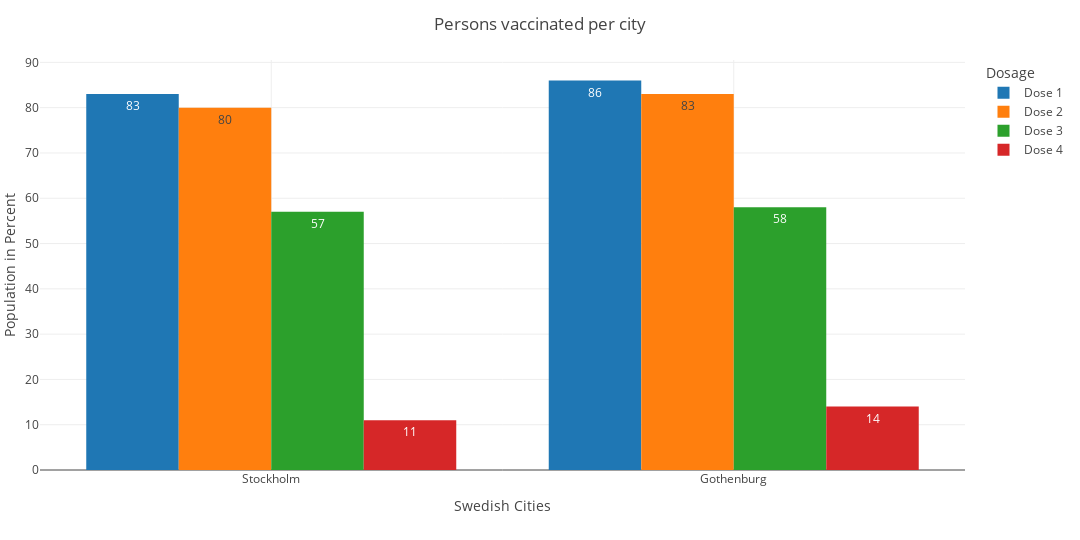

This figure's notebook cell:
### Markdown cell above
# 2f) 
Tag Västra Götalands län och Stockholms län och rita diagram över andelen vaccinerade med minst 1 dos,
två doser, tre doser och fyra doser

### Code cell
# Got help from Daniel with this one.

vaccin_vg_sthlm = df_vaccine[
    (df_vaccine["Län_namn"] == "Västra Götalands län")
    | (df_vaccine["Län_namn"] == "Stockholms län")
]
vaccin_city_group = vaccin_vg_sthlm.groupby("Län")
# Translating the cities that will be displayed in graph
vaccin_vg_sthlm.replace(
    {"Stockholms län": "Stockholm", "Västra Götalands län": "Gothenburg"},
    inplace=True,
)

dose_1 = (
    round(vaccin_city_group["Antal minst 1 dos"].sum() / vaccin_city_group["Befolkning"].sum()*100)
)
dose_2 = (
    round(vaccin_city_group["Antal minst 2 doser"].sum()
    / vaccin_city_group["Befolkning"].sum()*100)
)
dose_3 = (
    round(vaccin_city_group["Antal 3 doser"].sum() / vaccin_city_group["Befolkning"].sum()*100)
)
dose_4 = (
    round(vaccin_city_group["Antal 4 doser"].sum() / vaccin_city_group["Befolkning"].sum()*100)
)




fig = px.bar(
    x=vaccin_vg_sthlm.Län_namn.unique(),
    y=[dose_1, dose_2, dose_3, dose_4],
    labels={
        "value": "Population in Percent",
        "variable": "Dosage",
        "x": "Swedish Cities",
    },
    barmode="group",
    width=1080,  # Sets the size so that the graph is consistent for every user that runs the program
    height=540,
    title="Persons vaccinated per city",
    text_auto=True,
)
fig.update_layout(  # https://plotly.com/python/setting-graph-size/
    margin=dict(
        l=40, r=50, t=60, b=70
    ),  # Changes the margins to make the graph look the for everyone who runs the program

)

test = {
    "wide_variable_0": "Dose 1",
    "wide_variable_1": "Dose 2",
    "wide_variable_2": "Dose 3",
    "wide_variable_3": "Dose 4",
}
fig.for_each_trace(
    lambda t: t.update(
        name=test[t.name],
        legendgroup=test[t.name],
        hovertemplate=t.hovertemplate.replace(t.name, test[t.name]),
    )
)


fig.show()
# ADD TEXT TO BARS, OR ANNOTATIONS

# TODO SAVE FILE

### Figure 1 — Plotly figure (JSON) as saved in the notebook; plotly's stock layout.template omitted (floating-point values rounded to 4 significant figures)
{"data": [{"alignmentgroup": "True", "hovertemplate": "Dosage=Dose 1<br>Swedish Cities=%{x}<br>Population in Percent=%{y}<extra></extra>", "legendgroup": "Dose 1", "marker": {"color": "#1F77B4", "pattern": {"shape": ""}}, "name": "Dose 1", "offsetgroup": "wide_variable_0", "orientation": "v", "showlegend": true, "textposition": "auto", "texttemplate": "%{y}", "type": "bar", "x": ["Stockholm", "Gothenburg"], "xaxis": "x", "y": [83, 86], "yaxis": "y"}, {"alignmentgroup": "True", "hovertemplate": "Dosage=Dose 2<br>Swedish Cities=%{x}<br>Population in Percent=%{y}<extra></extra>", "legendgroup": "Dose 2", "marker": {"color": "#FF7F0E", "pattern": {"shape": ""}}, "name": "Dose 2", "offsetgroup": "wide_variable_1", "orientation": "v", "showlegend": true, "textposition": "auto", "texttemplate": "%{y}", "type": "bar", "x": ["Stockholm", "Gothenburg"], "xaxis": "x", "y": [80, 83], "yaxis": "y"}, {"alignmentgroup": "True", "hovertemplate": "Dosage=Dose 3<br>Swedish Cities=%{x}<br>Population in Percent=%{y}<extra></extra>", "legendgroup": "Dose 3", "marker": {"color": "#2CA02C", "pattern": {"shape": ""}}, "name": "Dose 3", "offsetgroup": "wide_variable_2", "orientation": "v", "showlegend": true, "textposition": "auto", "texttemplate": "%{y}", "type": "bar", "x": ["Stockholm", "Gothenburg"], "xaxis": "x", "y": [57, 58], "yaxis": "y"}, {"alignmentgroup": "True", "hovertemplate": "Dosage=Dose 4<br>Swedish Cities=%{x}<br>Population in Percent=%{y}<extra></extra>", "legendgroup": "Dose 4", "marker": {"color": "#D62728", "pattern": {"shape": ""}}, "name": "Dose 4", "offsetgroup": "wide_variable_3", "orientation": "v", "showlegend": true, "textposition": "auto", "texttemplate": "%{y}", "type": "bar", "x": ["Stockholm", "Gothenburg"], "xaxis": "x", "y": [11, 14], "yaxis": "y"}], "layout": {"barmode": "group", "height": 540, "legend": {"title": {"text": "Dosage"}, "tracegroupgap": 0}, "margin": {"b": 70, "l": 40, "r": 50, "t": 60}, "title": {"text": "Persons vaccinated per city"}, "width": 1080, "xaxis": {"anchor": "y", "domain": [0, 1], "title": {"text": "Swedish Cities"}}, "yaxis": {"anchor": "x", "domain": [0, 1], "title": {"text": "Population in Percent"}}}}
